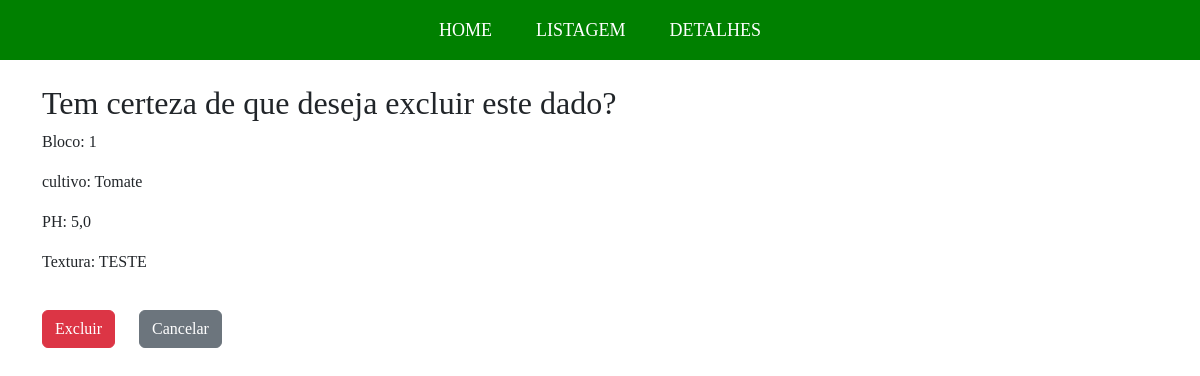
The app's page /excluir/2/ with its own data.
### app_fazenda/models.py (models this page shows)
class Dados(models.Model):
    id = models.AutoField(primary_key=True)
    bloco = models.IntegerField()
    cultivo = models.TextField(max_length=255)
    ph = models.FloatField()
    umidade = models.FloatField()
    textura = models.TextField(max_length=255)
    data = models.DateField(auto_now_add=True)

### app_fazenda/views.py (the view)
# urls.py: path('excluir/<int:pk>/', views.DadosDeleteView.as_view(), name='excluir_dados'),
class DadosDeleteView(DeleteView):
    model = Dados
    template_name = 'cadastro/confirmar_exclusao.html'
    success_url = reverse_lazy('dados_fazenda')

### app_fazenda/templates/cadastro/confirmar_exclusao.html (shortened to what this page needs)
{% extends 'base.html' %}
{% block content %}
  <h2>Tem certeza de que deseja excluir este dado?</h2>
  <p>Bloco: {{ object.bloco }}</p>
  <p>cultivo: {{ object.cultivo }}</p>
  <p>PH: {{ object.ph }}</p>
  <p>Textura: {{ object.textura }}</p>
  <form method="POST">
    <button type="submit" class="btn btn-danger">Excluir</button>
    <a href="{% url 'dados_fazenda' %}" class="btn btn-secondary">Cancelar</a>
  </form>
{% endblock %}

### static/css/styles_cadastro.css (style rules this page uses)
* { padding: 0; margin: 0; }
body, html { height: 100%; margin: 0; display: flex; flex-direction: column; font-family: 'Arvo', serif; }
a { text-decoration: none; margin: 20px; color: white; font-size: 18px; }

### records on screen
Dados: bloco "1", cultivo "Tomate", ph "5,0", textura "TESTE"
